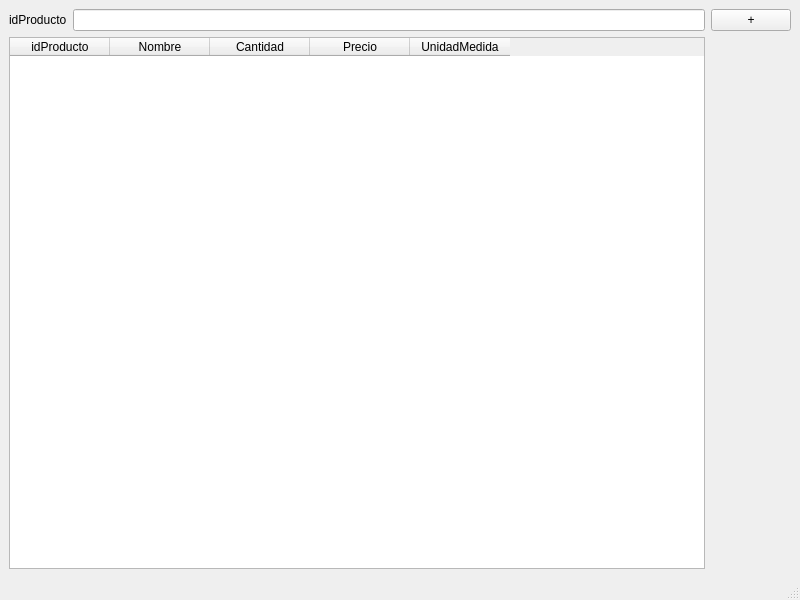
<?xml version="1.0" encoding="UTF-8"?>
<ui version="4.0">
 <class>MainWindow</class>
 <widget class="QMainWindow" name="MainWindow">
  <property name="geometry">
   <rect>
    <x>0</x>
    <y>0</y>
    <width>800</width>
    <height>600</height>
   </rect>
  </property>
  <property name="windowTitle">
   <string>Inventario</string>
  </property>
  <property name="windowIcon">
   <iconset>
    <normaloff>m.ico</normaloff>m.ico</iconset>
  </property>
  <widget class="QWidget" name="centralwidget">
   <layout class="QGridLayout" name="gridLayout">
    <item row="0" column="0">
     <widget class="QLabel" name="label">
      <property name="text">
       <string>idProducto</string>
      </property>
     </widget>
    </item>
    <item row="1" column="0" colspan="2">
     <widget class="QTableWidget" name="tableWidget">
      <column>
       <property name="text">
        <string>idProducto</string>
       </property>
      </column>
      <column>
       <property name="text">
        <string>Nombre</string>
       </property>
      </column>
      <column>
       <property name="text">
        <string>Cantidad</string>
       </property>
      </column>
      <column>
       <property name="text">
        <string>Precio</string>
       </property>
      </column>
      <column>
       <property name="text">
        <string>UnidadMedida</string>
       </property>
      </column>
     </widget>
    </item>
    <item row="0" column="1">
     <widget class="QLineEdit" name="lineEdit"/>
    </item>
    <item row="0" column="2">
     <widget class="QPushButton" name="btn">
      <property name="text">
       <string>+</string>
      </property>
     </widget>
    </item>
   </layout>
  </widget>
  <widget class="QStatusBar" name="statusbar"/>
 </widget>
 <resources/>
 <connections/>
</ui>
